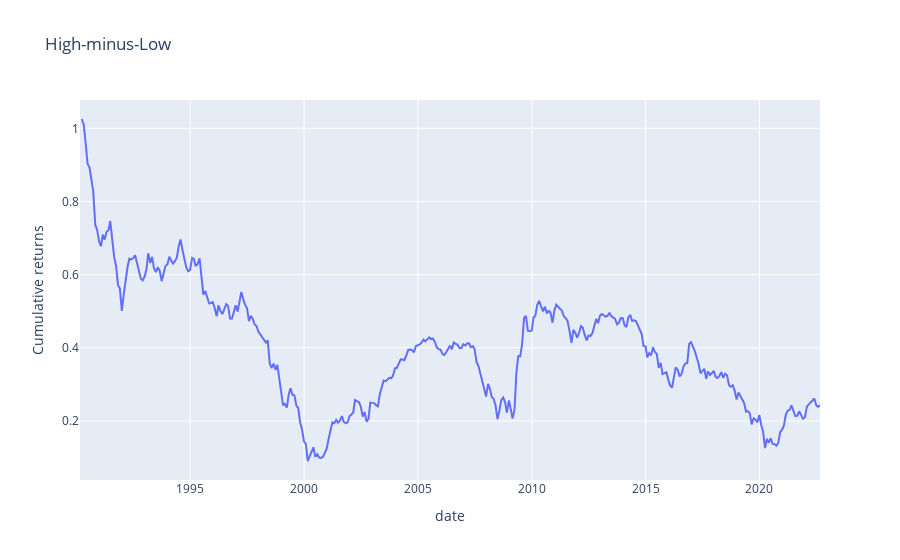

Notebook code cell kept with this figure:
### Code cell
px.line(port_df, y='HML_cum_rets', x='date', labels={'HML_cum_rets': 'Cumulative returns'}, title = 'High-minus-Low').show()

### Figure 1 — Plotly figure (JSON) as saved in the notebook; plotly's stock layout.template omitted (floating-point values rounded to 4 significant figures; data arrays with more than 128 entries replaced by an {"elided": "..."} marker saying what was removed)
{"data": [{"hovertemplate": "date=%{x}<br>Cumulative returns=%{y}<extra></extra>", "legendgroup": "", "line": {"color": "#636efa", "dash": "solid"}, "marker": {"symbol": "circle"}, "mode": "lines", "name": "", "orientation": "v", "showlegend": false, "type": "scatter", "x": {"elided": "391 str values"}, "xaxis": "x", "y": {"elided": "391 float values"}, "yaxis": "y"}], "layout": {"legend": {"tracegroupgap": 0}, "title": {"text": "High-minus-Low"}, "xaxis": {"anchor": "y", "domain": [0, 1], "title": {"text": "date"}}, "yaxis": {"anchor": "x", "domain": [0, 1], "title": {"text": "Cumulative returns"}}}}
